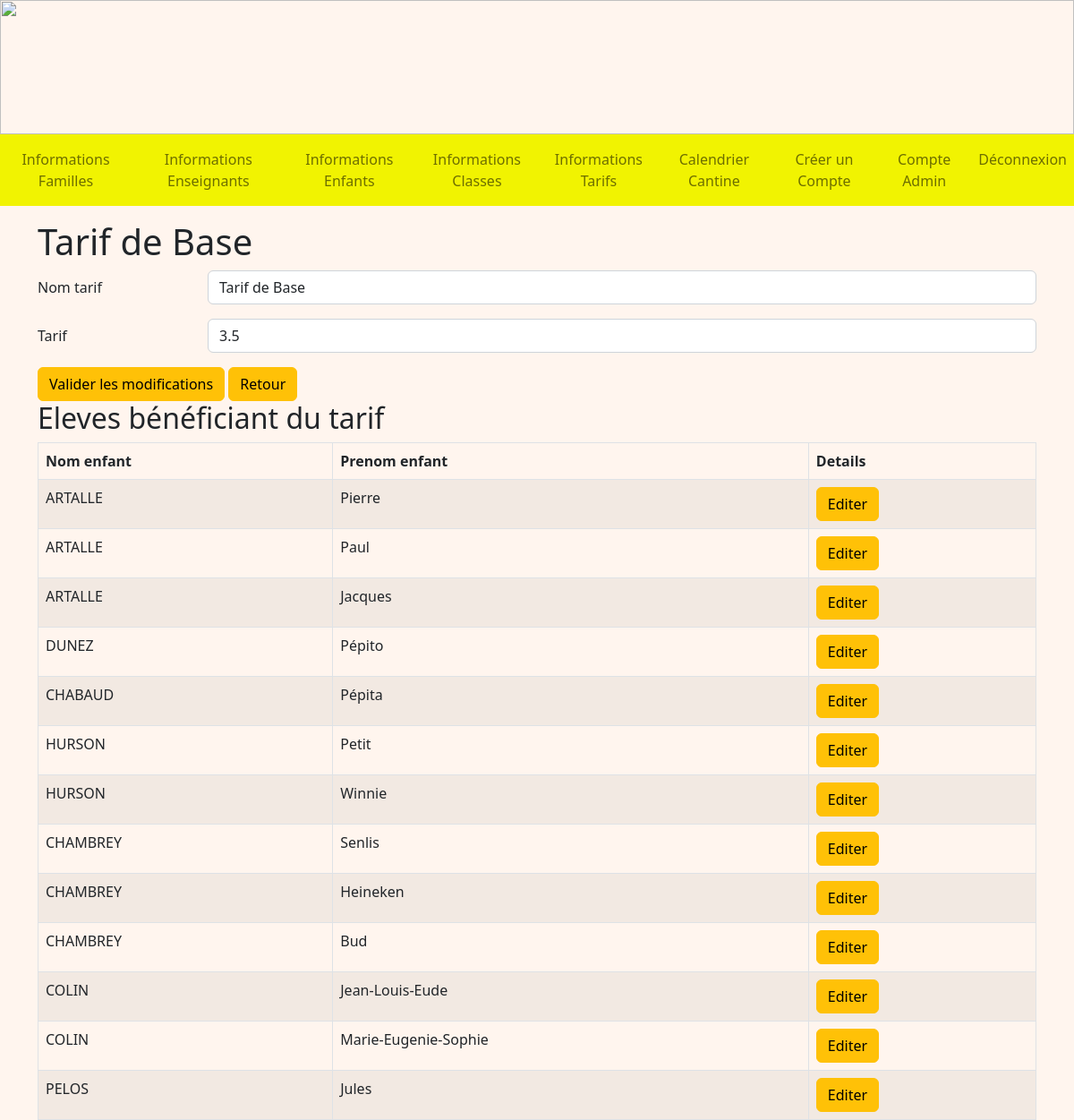
/detailsTarif/1 (signed in), run on an earlier commit of the app's database.
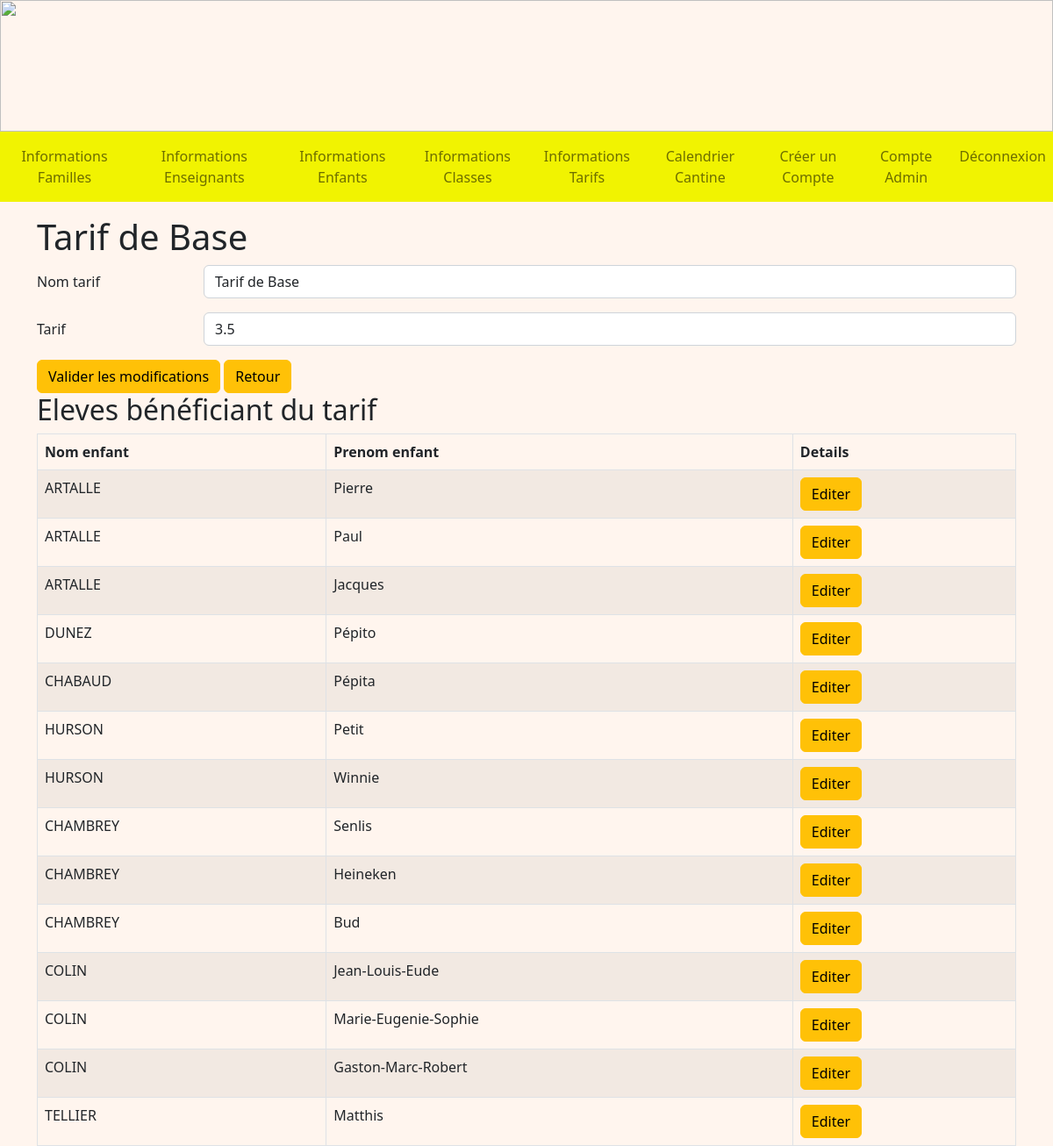
And on a later commit of the database.
### tables this page shows
CREATE TABLE Enfant (
  code_enfant integer primary key autoincrement,
  nom_enfant TEXT NOT NULL,
  prenom_enfant TEXT NOT NULL,
  code_tarif integer NOT NULL,
  code_classe integer NOT NULL,
  code_representant integer NOT NULL,
  code_formule integer NOT NULL,
  FOREIGN KEY (code_tarif) REFERENCES Tarif(code_tarif),
  FOREIGN KEY (code_classe) REFERENCES Classe(code_classe),
  FOREIGN KEY (code_representant) REFERENCES Representant(code_representant)
  FOREIGN KEY (code_formule) REFERENCES Formule(code_formule)
);

### admin.py (the view)
@app.route('/detailsTarif/<int:code_tarif>', methods = ["GET", "POST"])
@login_required
def detailsTarif(code_tarif):
    db = get_db()
    cur = db.cursor()
    user = cur.execute("SELECT type_compte FROM Compte WHERE identifiant = ?", (flask_login.current_user.name, )).fetchone()
    if user[0] == 'Admin':
        tarif = cur.execute("SELECT * FROM Tarif WHERE code_tarif = ?", (code_tarif, )).fetchone()
        enfants = cur.execute("SELECT code_enfant, nom_enfant, prenom_enfant FROM Enfant WHERE code_tarif = ?", (code_tarif, )).fetchall()
        if request.method == "POST":
            cur.execute("UPDATE Tarif SET nom_tarif = ?, tarif = ? WHERE code_tarif = ?", (request.form["nom_tarif"], request.form["tarif"], code_tarif, ))
            db.commit()
            return redirect(url_for('infosTarifs'))
        return render_template('A_detailsTarif.html', enfants = enfants, tarif = tarif)
    if user[0] == 'Enseignant':
        return redirect(url_for('accueilEnseignant'))
    return redirect(url_for('accueil'))

### main.py (called while the page is built)
@login_manager.user_loader
def load_user(user_id):
    db = get_db()
    cur = db.cursor()
    user = cur.execute('SELECT identifiant, mot_de_passe FROM Compte WHERE identifiant=?', (user_id, )).fetchone()
    return User(user[0], user[1])

def get_db():
    if 'db' not in g:
        g.db = sqlite3.connect(DATABASE)
    return g.db

@app.teardown_appcontext
def close_connection(exception):
    db = g.pop('db', None)
    if db is not None:
        db.close()

### templates/A_detailsTarif.html (shortened to what this page needs)
<!DOCTYPE html>
<html>
<head>
    {% extends "A_layout.html" %}
    {% block content %}
    <div class="container mt-3">
        <h1>{{ tarif[1] }}</h1>
        <form method="POST" class="mb-3">
            <div class="row mb-3">
                <label for="nom_tarif" class="col-sm-2 col-form-label">Nom tarif</label>
                <div class="col-sm-10">
                    <input name="nom_tarif" type="name" class="form-control" id="nom_tarif" value="{{tarif[1]}}"
                        required>
                </div>
            </div>
            <div class="row mb-3">
                <label for="tarif" class="col-sm-2 col-form-label">Tarif</label>
                <div class="col-sm-10">
                    <input name="tarif" type="number" step="0.01" class="form-control" id="tarif" value="{{tarif[2]}}"
                        required>
                </div>
            </div>
            <button type="submit" class="btn btn-warning">Valider les modifications</button>
            <a href="/infosTarifs" class="btn btn-warning">Retour</a>
            {% if enfants %}
            <h2>Eleves bénéficiant du tarif</h2>
            <table class="table table-bordered table-striped">
                <thead>
                    <tr>
                        <th scope="col">Nom enfant</th>
                        <th scope="col">Prenom enfant</th>
                        <th scope="col">Details</th>
                    </tr>
                </thead>
                <tbody>
                    {% for enfant in enfants %}
                    <tr>
                        <td>{{ enfant[1] }}</td>
                        <td>{{ enfant[2] }}</td>
                        <td>
                            <a href="/detailsEnfant/{{ enfant[0] }}" class="btn btn-warning">Editer</a>
                        </td>
                    </tr>
                    {% endfor %}
                </tbody>
            </table>
            {% endif %}
    </div>
    {% endblock %}

What changed in the data, as far as the page shows it:
removed Enfant: nom_enfant "PELOS", prenom_enfant "Jules"
added Enfant: nom_enfant "COLIN", prenom_enfant "Gaston-Marc-Robert"
added Enfant: nom_enfant "TELLIER", prenom_enfant "Matthis"
